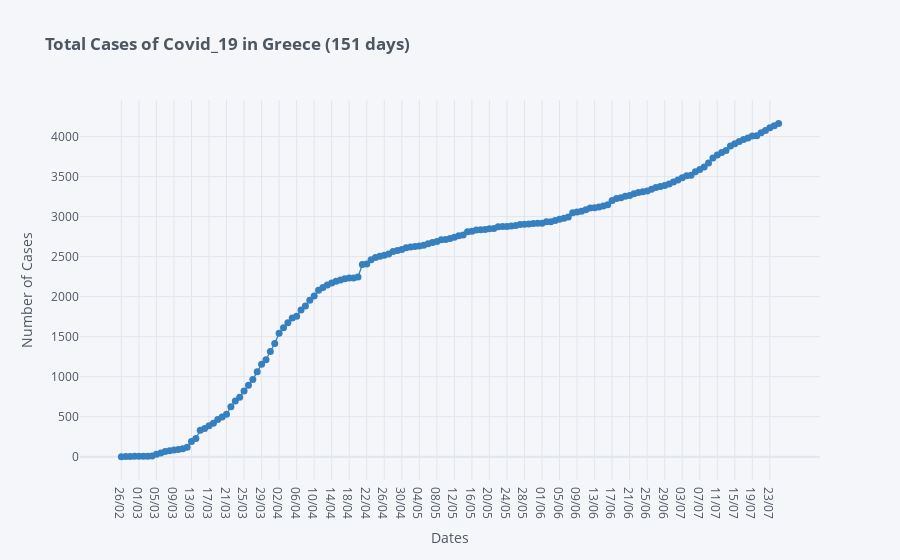

Source (notebook cell):
### Markdown cell above
## Total Cases per Day

### Code cell
df['Total Cases'].iplot(kind='scatter',mode='lines+markers', color='blue', size=7,
                        xTitle='Dates', yTitle='Number of Cases',
                        title='<b>Total Cases of Covid_19 in Greece ('+str(len(df['Total Cases']))+' days)</b>')

### Figure 1 — Plotly figure (JSON) as saved in the notebook; plotly's stock layout.template omitted (floating-point values rounded to 4 significant figures; data arrays with more than 128 entries replaced by an {"elided": "..."} marker saying what was removed)
{"data": [{"line": {"color": "rgba(55, 128, 191, 1.0)", "dash": "solid", "shape": "linear", "width": 1.3}, "marker": {"size": 7, "symbol": "circle"}, "mode": "lines+markers", "name": "Total Cases", "text": "", "type": "scatter", "x": {"elided": "151 str values"}, "y": {"elided": "151 int values"}}], "layout": {"legend": {"bgcolor": "#F5F6F9", "font": {"color": "#4D5663"}}, "paper_bgcolor": "#F5F6F9", "plot_bgcolor": "#F5F6F9", "title": {"font": {"color": "#4D5663"}, "text": "<b>Total Cases of Covid_19 in Greece (151 days)</b>"}, "xaxis": {"gridcolor": "#E1E5ED", "showgrid": true, "tickfont": {"color": "#4D5663"}, "title": {"font": {"color": "#4D5663"}, "text": "Dates"}, "zerolinecolor": "#E1E5ED"}, "yaxis": {"gridcolor": "#E1E5ED", "showgrid": true, "tickfont": {"color": "#4D5663"}, "title": {"font": {"color": "#4D5663"}, "text": "Number of Cases"}, "zerolinecolor": "#E1E5ED"}}}
